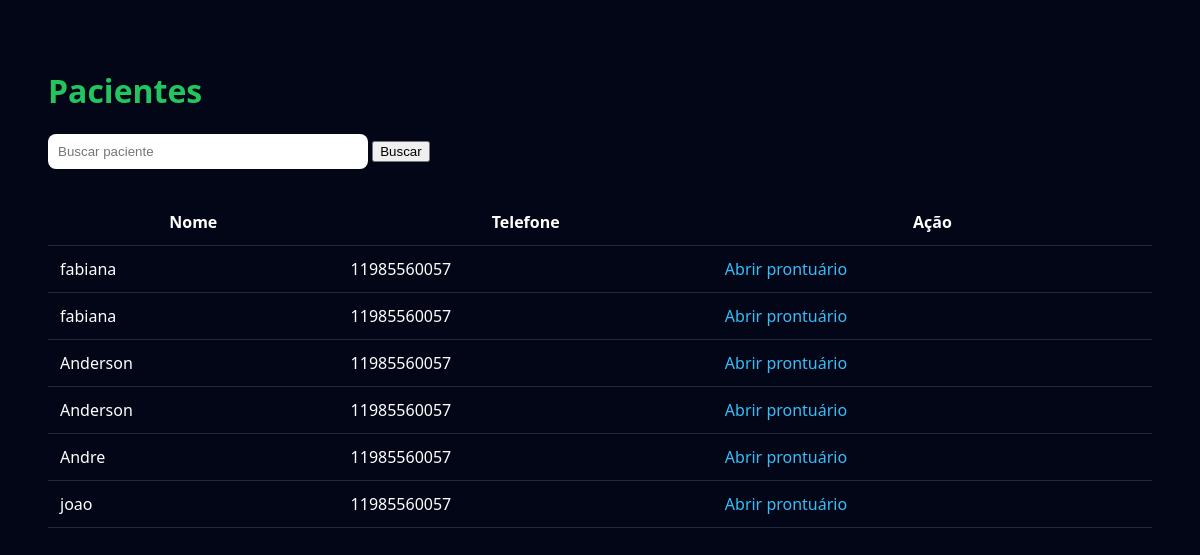
/pacientes, run on the app's committed database.
### tables this page shows
CREATE TABLE pacientes(
        id INTEGER PRIMARY KEY AUTOINCREMENT,
        nome TEXT NOT NULL,
        idade INTEGER,
        data_exame TEXT
    , telefone TEXT);

### app.py (the view)
@app.route("/pacientes")
def pacientes():
    busca = request.args.get("busca","")
    conn = conectar()
    cursor = conn.cursor()
    if busca:
        cursor.execute(
            "SELECT id,nome,telefone FROM pacientes WHERE nome LIKE ?",
            ('%'+busca+'%',)
        )
    else:
        cursor.execute(
            "SELECT id,nome,telefone FROM pacientes"
        )
    lista = cursor.fetchall()
    conn.close()
    return render_template("pacientes.html", pacientes=lista)

### templates/pacientes.html (shortened to what this page needs)
<!DOCTYPE html>
<html>
<head>
</head>
<body>
<h1>Pacientes</h1>
<form method="GET">
<input
name="busca"
placeholder="Buscar paciente"
value="{{request.args.get('busca','')}}"
>
<button>Buscar</button>
</form>
<table>
<tr>
<th>Nome</th>
<th>Telefone</th>
<th>Ação</th>
</tr>
{% for p in pacientes %}
<tr>
<td>{{p[1]}}</td>
<td>{{p[2]}}</td>
<td>
<a href="/prontuario/{{p[0]}}">
Abrir prontuário
</a>
</td>
</tr>
{% endfor %}
</table>
</body>
</html>

### templates/pacientes.html (style rules this page uses)
body { font-family:Segoe UI; background:#020617; color:white; padding:40px; }
h1 { color:#22c55e; }
input { padding:10px; width:300px; border-radius:8px; border:none; }
table { width:100%; margin-top:30px; border-collapse:collapse; }
td,th { padding:12px; border-bottom:1px solid #1e293b; }
a { color:#38bdf8; text-decoration:none; }

### data on the page
pacientes: nome "fabiana", telefone "11985560057"
pacientes: nome "fabiana", telefone "11985560057"
pacientes: nome "Anderson", telefone "11985560057"
pacientes: nome "Anderson", telefone "11985560057"
pacientes: nome "Andre", telefone "11985560057"
pacientes: nome "joao", telefone "11985560057"
